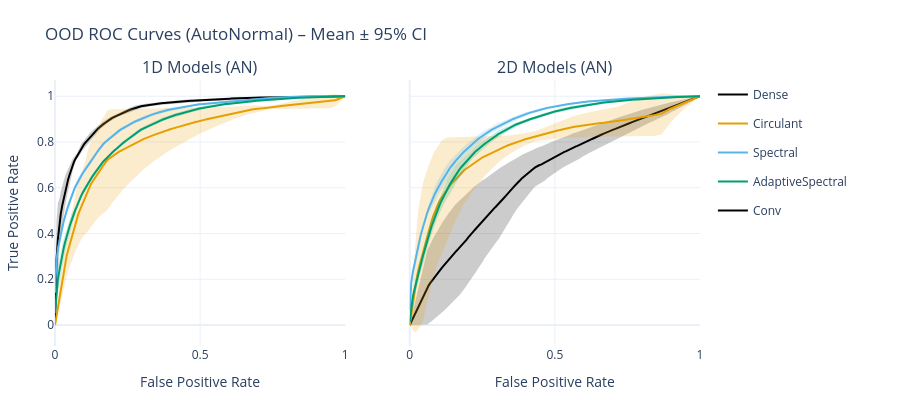

The notebook cell saved with this chart:
### Code cell
import os
import numpy as np
import plotly.graph_objects as go
from plotly.subplots import make_subplots
from sklearn.metrics import roc_curve, auc
from scipy.stats import sem

# ── CONFIG ─────────────────────────────────────────────────────────────────────
OOD_ROOT = "/Users/josephmargaryan/Desktop/results/OOD"
seeds = ["seed_1", "seed_2", "seed_3"]
fpr_grid = np.linspace(0, 1, 200)
inf = "AN"  # focus on AutoNormal

dimensionalities = {
    "1D": {
        "methods": ["dense", "circ", "spectral", "adaptive_spectral"],
        "prefix": {
            "dense":               "dense_OOD",
            "circ":                "circ1d_OOD",
            "spectral":            "spectral1d_OOD",
            "adaptive_spectral":   "adaptive_spectral1d_OOD"
        }
    },
    "2D": {
        "methods": ["conv", "circ_2d", "spectral_2d", "adaptive_spectral_2d"],
        "prefix": {
            "conv":                "conv",
            "circ_2d":             "circ2d_OOD",
            "spectral_2d":         "spectral2d_OOD",
            "adaptive_spectral_2d":"adaptive_spectral2d_OOD"
        }
    }
}
display_names = {
    'dense':'Dense','conv':'Conv',
    'circ':'Circulant','circ_2d':'Circulant',
    'spectral':'Spectral','spectral_2d':'Spectral',
    'adaptive_spectral':'AdaptiveSpectral',
    'adaptive_spectral_2d':'AdaptiveSpectral'
}
display_colors = {
    'dense':'#000000','conv':'#000000',
    'circ':'#E69F00','circ_2d':'#E69F00',
    'spectral':'#56B4E9','spectral_2d':'#56B4E9',
    'adaptive_spectral':'#009E73','adaptive_spectral_2d':'#009E73'
}

def load_data(folder, seed, name):
    return np.load(os.path.join(OOD_ROOT, folder, seed, name + ".npy"))

def hex_to_rgba(hex_color, alpha=0.2):
    h = hex_color.lstrip("#")
    r, g, b = int(h[0:2],16), int(h[2:4],16), int(h[4:6],16)
    return f"rgba({r},{g},{b},{alpha})"

# ── PLOT ROC ───────────────────────────────────────────────────────────────────
fig = make_subplots(
    rows=1, cols=2,
    subplot_titles=["1D Models (AN)", "2D Models (AN)"],
    shared_yaxes=True
)

# track which display names have been shown in legend
legend_shown = set()

for col, (dim, cfg) in enumerate(dimensionalities.items(), start=1):
    for method in cfg["methods"]:
        folder = f"{cfg['prefix'][method]}_{inf}"
        tprs, aucs = [], []
        for sd in seeds:
            scores = load_data(folder, sd, "scores")
            labels = load_data(folder, sd, "labels")
            fpr, tpr, _ = roc_curve(labels, scores)
            tprs.append(np.interp(fpr_grid, fpr, tpr))
            aucs.append(auc(fpr, tpr))
        tprs = np.array(tprs)
        mean_tpr = tprs.mean(0)
        ci_tpr   = 1.96 * sem(tprs, axis=0)

        name       = display_names[method]
        color      = display_colors[method]
        fill_color = hex_to_rgba(color)

        showleg = name not in legend_shown
        if showleg:
            legend_shown.add(name)

        # plot mean ROC
        fig.add_trace(
            go.Scatter(
                x=fpr_grid, y=mean_tpr,
                mode="lines",
                name=name,
                line=dict(color=color, width=2),
                showlegend=showleg,
                legendgroup=name
            ),
            row=1, col=col
        )
        # plot CI band
        fig.add_trace(
            go.Scatter(
                x=np.concatenate([fpr_grid, fpr_grid[::-1]]),
                y=np.concatenate([mean_tpr+ci_tpr, (mean_tpr-ci_tpr)[::-1]]),
                fill="toself",
                fillcolor=fill_color,
                line=dict(width=0),
                hoverinfo="skip",
                showlegend=False,
                legendgroup=name
            ),
            row=1, col=col
        )

    fig.update_xaxes(title_text="False Positive Rate", row=1, col=col)
    if col == 1:
        fig.update_yaxes(title_text="True Positive Rate", row=1, col=1)

fig.update_layout(
    title_text="OOD ROC Curves (AutoNormal) – Mean ± 95% CI",
    height=400, width=900,
    legend=dict(
        orientation="v",
        x=1.02, y=1,
        xanchor="left", yanchor="top"
    ),
    margin=dict(l=50, r=200, t=80, b=50),
    template="plotly_white"
)
fig.show()

### Figure 1 — Plotly figure (JSON) as saved in the notebook; plotly's stock layout.template omitted (floating-point values rounded to 4 significant figures; data arrays with more than 128 entries replaced by an {"elided": "..."} marker saying what was removed)
{"data": [{"legendgroup": "Dense", "line": {"color": "#000000", "width": 2}, "mode": "lines", "name": "Dense", "showlegend": true, "type": "scatter", "x": {"elided": "200 float values"}, "xaxis": "x", "y": {"elided": "200 float values"}, "yaxis": "y"}, {"fill": "toself", "fillcolor": "rgba(0,0,0,0.2)", "hoverinfo": "skip", "legendgroup": "Dense", "line": {"width": 0}, "showlegend": false, "type": "scatter", "x": {"elided": "400 float values"}, "xaxis": "x", "y": {"elided": "400 float values"}, "yaxis": "y"}, {"legendgroup": "Circulant", "line": {"color": "#E69F00", "width": 2}, "mode": "lines", "name": "Circulant", "showlegend": true, "type": "scatter", "x": {"elided": "200 float values"}, "xaxis": "x", "y": {"elided": "200 float values"}, "yaxis": "y"}, {"fill": "toself", "fillcolor": "rgba(230,159,0,0.2)", "hoverinfo": "skip", "legendgroup": "Circulant", "line": {"width": 0}, "showlegend": false, "type": "scatter", "x": {"elided": "400 float values"}, "xaxis": "x", "y": {"elided": "400 float values"}, "yaxis": "y"}, {"legendgroup": "Spectral", "line": {"color": "#56B4E9", "width": 2}, "mode": "lines", "name": "Spectral", "showlegend": true, "type": "scatter", "x": {"elided": "200 float values"}, "xaxis": "x", "y": {"elided": "200 float values"}, "yaxis": "y"}, {"fill": "toself", "fillcolor": "rgba(86,180,233,0.2)", "hoverinfo": "skip", "legendgroup": "Spectral", "line": {"width": 0}, "showlegend": false, "type": "scatter", "x": {"elided": "400 float values"}, "xaxis": "x", "y": {"elided": "400 float values"}, "yaxis": "y"}, {"legendgroup": "AdaptiveSpectral", "line": {"color": "#009E73", "width": 2}, "mode": "lines", "name": "AdaptiveSpectral", "showlegend": true, "type": "scatter", "x": {"elided": "200 float values"}, "xaxis": "x", "y": {"elided": "200 float values"}, "yaxis": "y"}, {"fill": "toself", "fillcolor": "rgba(0,158,115,0.2)", "hoverinfo": "skip", "legendgroup": "AdaptiveSpectral", "line": {"width": 0}, "showlegend": false, "type": "scatter", "x": {"elided": "400 float values"}, "xaxis": "x", "y": {"elided": "400 float values"}, "yaxis": "y"}, {"legendgroup": "Conv", "line": {"color": "#000000", "width": 2}, "mode": "lines", "name": "Conv", "showlegend": true, "type": "scatter", "x": {"elided": "200 float values"}, "xaxis": "x2", "y": {"elided": "200 float values"}, "yaxis": "y2"}, {"fill": "toself", "fillcolor": "rgba(0,0,0,0.2)", "hoverinfo": "skip", "legendgroup": "Conv", "line": {"width": 0}, "showlegend": false, "type": "scatter", "x": {"elided": "400 float values"}, "xaxis": "x2", "y": {"elided": "400 float values"}, "yaxis": "y2"}, {"legendgroup": "Circulant", "line": {"color": "#E69F00", "width": 2}, "mode": "lines", "name": "Circulant", "showlegend": false, "type": "scatter", "x": {"elided": "200 float values"}, "xaxis": "x2", "y": {"elided": "200 float values"}, "yaxis": "y2"}, {"fill": "toself", "fillcolor": "rgba(230,159,0,0.2)", "hoverinfo": "skip", "legendgroup": "Circulant", "line": {"width": 0}, "showlegend": false, "type": "scatter", "x": {"elided": "400 float values"}, "xaxis": "x2", "y": {"elided": "400 float values"}, "yaxis": "y2"}, {"legendgroup": "Spectral", "line": {"color": "#56B4E9", "width": 2}, "mode": "lines", "name": "Spectral", "showlegend": false, "type": "scatter", "x": {"elided": "200 float values"}, "xaxis": "x2", "y": {"elided": "200 float values"}, "yaxis": "y2"}, {"fill": "toself", "fillcolor": "rgba(86,180,233,0.2)", "hoverinfo": "skip", "legendgroup": "Spectral", "line": {"width": 0}, "showlegend": false, "type": "scatter", "x": {"elided": "400 float values"}, "xaxis": "x2", "y": {"elided": "400 float values"}, "yaxis": "y2"}, {"legendgroup": "AdaptiveSpectral", "line": {"color": "#009E73", "width": 2}, "mode": "lines", "name": "AdaptiveSpectral", "showlegend": false, "type": "scatter", "x": {"elided": "200 float values"}, "xaxis": "x2", "y": {"elided": "200 float values"}, "yaxis": "y2"}, {"fill": "toself", "fillcolor": "rgba(0,158,115,0.2)", "hoverinfo": "skip", "legendgroup": "AdaptiveSpectral", "line": {"width": 0}, "showlegend": false, "type": "scatter", "x": {"elided": "400 float values"}, "xaxis": "x2", "y": {"elided": "400 float values"}, "yaxis": "y2"}], "layout": {"annotations": [{"font": {"size": 16}, "showarrow": false, "text": "1D Models (AN)", "x": 0.225, "xanchor": "center", "xref": "paper", "y": 1, "yanchor": "bottom", "yref": "paper"}, {"font": {"size": 16}, "showarrow": false, "text": "2D Models (AN)", "x": 0.775, "xanchor": "center", "xref": "paper", "y": 1, "yanchor": "bottom", "yref": "paper"}], "height": 400, "legend": {"orientation": "v", "x": 1.02, "xanchor": "left", "y": 1, "yanchor": "top"}, "margin": {"b": 50, "l": 50, "r": 200, "t": 80}, "title": {"text": "OOD ROC Curves (AutoNormal) – Mean ± 95% CI"}, "width": 900, "xaxis": {"anchor": "y", "domain": [0, 0.45], "title": {"text": "False Positive Rate"}}, "xaxis2": {"anchor": "y2", "domain": [0.55, 1], "title": {"text": "False Positive Rate"}}, "yaxis": {"anchor": "x", "domain": [0, 1], "title": {"text": "True Positive Rate"}}, "yaxis2": {"anchor": "x2", "domain": [0, 1], "matches": "y", "showticklabels": false}}}
